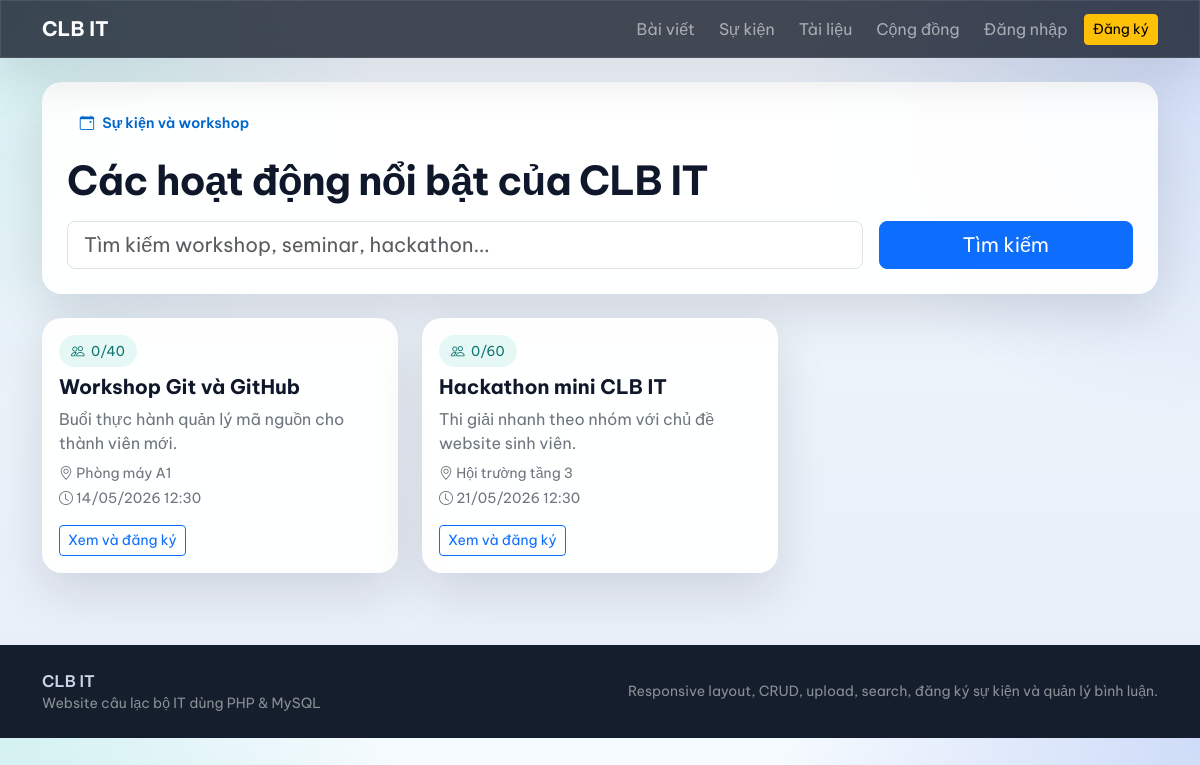
Screenshot of /events.php with the database file from the repository.
### tables this page shows
CREATE TABLE events (
    id INT AUTO_INCREMENT PRIMARY KEY,
    event_name VARCHAR(255) NOT NULL,
    slug VARCHAR(255) NOT NULL UNIQUE,
    description TEXT NOT NULL,
    location VARCHAR(255) NOT NULL,
    start_date DATETIME NOT NULL,
    end_date DATETIME NULL,
    max_member INT NOT NULL DEFAULT 0,
    status ENUM('draft', 'published', 'archived') NOT NULL DEFAULT 'published',
    created_by INT NOT NULL,
    created_at TIMESTAMP DEFAULT CURRENT_TIMESTAMP,
    updated_at TIMESTAMP DEFAULT CURRENT_TIMESTAMP ON UPDATE CURRENT_TIMESTAMP,
    CONSTRAINT fk_events_user FOREIGN KEY (created_by) REFERENCES users(id) ON DELETE CASCADE,
    INDEX idx_events_status_date (status, start_date)
);

### includes/functions.php (called while the page is built, shortened)
<?php
function e(?string $value): string
{
    return htmlspecialchars((string) $value, ENT_QUOTES, 'UTF-8');
}
function format_datetime(?string $value): string
{
    return date('d/m/Y H:i', strtotime($value));
}
function short_text(?string $value, int $limit = 140): string
{
    $value = trim((string) $value);
    if (mb_strlen($value) <= $limit) {
        return $value;
    }
    return mb_substr($value, 0, $limit - 3) . '...';
}

### config/database.php (called while the page is built, shortened)
<?php
function db(): PDO
{
    $dsn = 'mysql:host=' . DB_HOST . ';dbname=' . DB_NAME . ';charset=utf8mb4';
    $pdo = new PDO($dsn, DB_USER, DB_PASS, [
        PDO::ATTR_ERRMODE => PDO::ERRMODE_EXCEPTION,
        PDO::ATTR_DEFAULT_FETCH_MODE => PDO::FETCH_ASSOC,
        PDO::ATTR_EMULATE_PREPARES => false,
    ]);
    return $pdo;
}

### events.php (the view, shortened to what this page needs)
<?php
require_once __DIR__ . '/config/database.php';
require_once __DIR__ . '/includes/functions.php';
$search = trim($_GET['q'] ?? '');
$where = ["e.status = 'published'"];
$params = [];
$whereSql = implode(' AND ', $where);
$stmt = db()->prepare("SELECT e.*, COUNT(er.id) AS registered_count
    FROM events e
    LEFT JOIN event_registrations er ON er.event_id = e.id
    WHERE $whereSql
    GROUP BY e.id
    ORDER BY e.start_date ASC");
$stmt->execute($params);
$events = $stmt->fetchAll();
require_once __DIR__ . '/includes/header.php';
?>
<div class="clubit-card p-4 mb-4">
    <div class="hero-kicker mb-3"><i class="bi bi-calendar-event"></i> Sự kiện và workshop</div>
    <h1 class="section-title mb-3">Các hoạt động nổi bật của CLB IT</h1>
    <form method="get" class="row g-3">
        <div class="col-lg-9">
            <input type="text" name="q" class="form-control form-control-lg" value="<?php echo e($search); ?>" placeholder="Tìm kiếm workshop, seminar, hackathon...">
        </div>
        <div class="col-lg-3 d-grid">
            <button class="btn btn-primary btn-lg">Tìm kiếm</button>
        </div>
    </form>
</div>
<div class="row g-4">
    <?php foreach ($events as $event): ?>
        <div class="col-md-6 col-xl-4">
            <div class="clubit-card h-100 p-3 card-hover">
                <div class="soft-badge mb-2"><i class="bi bi-people"></i> <?php echo e((string) $event['registered_count']); ?>/<?php echo e((string) $event['max_member']); ?></div>
                <h5 class="fw-bold"><?php echo e($event['event_name']); ?></h5>
                <p class="text-secondary mb-2"><?php echo e(short_text($event['description'], 120)); ?></p>
                <div class="small text-secondary mb-1"><i class="bi bi-geo-alt"></i> <?php echo e($event['location']); ?></div>
                <div class="small text-secondary mb-3"><i class="bi bi-clock"></i> <?php echo e(format_datetime($event['start_date'])); ?></div>
                <a href="<?php echo e(BASE_URL); ?>/event.php?id=<?php echo (int) $event['id']; ?>" class="btn btn-outline-primary btn-sm">Xem và đăng ký</a>
            </div>
        </div>
    <?php endforeach; ?>
</div>
<?php require_once __DIR__ . '/includes/footer.php'; ?>

### assets/css/app.css (style rules this page uses)
:root { --clubit-bg: #08111f; --clubit-surface: rgba(12, 21, 39, 0.84); --clubit-card: rgba(255, 255, 255, 0.94); --clubit-accent: #36c2b4; --clubit-accent-2: #1d4ed8; --clubit-text: #dfe8f3; --clubit-muted: #93a4ba; --clubit-border: rgba(255, 255, 255, 0.09); }
* { box-sizing: border-box; }
body { font-family: 'Be Vietnam Pro', sans-serif; background: radial-gradient(circle at top left, rgba(54, 194, 180, 0.18), transparent 28%), radial-gradient(circle at top right, rgba(29, 78, 216, 0.18), transparent 30%), linear-gradient(180deg, #f6fbff 0%, #eef4fb 36%, #e8eef8 100%); color: #0f172a; }
.navbar-glass, .clubit-card, .clubit-panel, .sidebar-glass { backdrop-filter: blur(18px); border: 1px solid var(--clubit-border); box-shadow: 0 18px 50px rgba(2, 8, 23, 0.12); }
.clubit-card, .clubit-panel { background: var(--clubit-card); border-radius: 1.25rem; }
.hero-kicker { display: inline-flex; align-items: center; gap: 0.5rem; padding: 0.4rem 0.8rem; border-radius: 999px; background: rgba(255, 255, 255, 0.1); color: #0066cc; font-size: 0.9rem; font-weight: 600; }
.section-title { font-weight: 700; letter-spacing: -0.02em; }
.soft-badge { display: inline-flex; align-items: center; gap: 0.4rem; border-radius: 999px; padding: 0.35rem 0.75rem; font-size: 0.85rem; background: rgba(54, 194, 180, 0.12); color: #0f766e; }

### rows the page displays
events: registered_count "0", max_member "40", event_name "Workshop Git và GitHub", description "Buổi thực hành quản lý mã nguồn cho thành viên mới.", location "Phòng máy A1", start_date "14/05/2026 12:30"
events: registered_count "0", max_member "60", event_name "Hackathon mini CLB IT", description "Thi giải nhanh theo nhóm với chủ đề website sinh viên.", location "Hội trường tầng 3", start_date "21/05/2026 12:30"

### other values shown
APP_NAME "CLB IT"
